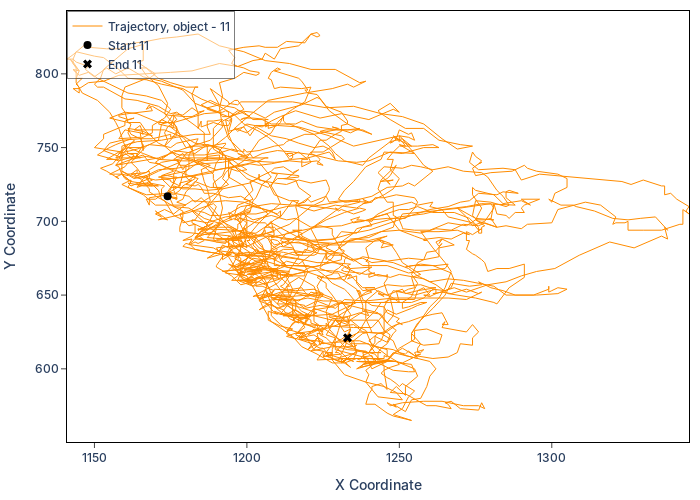

Notebook code cell kept with this figure:
### Code cell
fig = go.Figure()

fig.add_trace(go.Scatter(x=x_11, y=y_11, legendgroup='11', mode='lines', line=dict(color='DarkOrange', width=1), name='Trajectory, object - 11'))

fig.add_trace(go.Scatter(
    x=[x_11[0]], y=[y_11[0]],
    mode='markers',
    marker=dict(color='Black', size=8, symbol='circle'),
    name='Start 11',
    legendgroup='11',
    showlegend=True
))

# Добавляем конечную точку (последняя координата)
fig.add_trace(go.Scatter(
    x=[x_11[-1]], y=[y_11[-1]],
    mode='markers',
    marker=dict(color='Black', size=8, symbol='x'),
    name='End 11',
    legendgroup='11',
    showlegend=True
))

#fig.add_trace(go.Scatter(x=x_12, y=y_12, legendgroup='12', mode='lines', line=dict(color='Plum', width=1), name='Trajectory, object - 12'))

#fig.add_trace(go.Scatter(x=x_17, y=y_17, legendgroup='17', mode='lines', line=dict(color='YellowGreen', width=1), name='Trajectory, object - 17'))

fig.update_layout(
    legend=dict(
        x=0.00,
        y=1.00,
        xanchor='left',
        yanchor='top',
        bgcolor='rgba(255, 255, 255, 0.5)',
        bordercolor='Black',
        borderwidth=0.5
    )
)

fig.update_layout(
    font_family="Inter Medium",
    plot_bgcolor='white',
    showlegend=True,
    margin=dict(l=10, r=10, t=10, b=10),
    height=500, width=700
)

fig.update_xaxes(
    showgrid=False,
    mirror=True,
    ticks='outside',
    showline=True,
    linecolor='black',
    gridcolor='lightgrey',
)
fig.update_yaxes(
    showgrid=False,
    mirror=True,
    ticks='outside',
    showline=True,
    linecolor='black',
    gridcolor='lightgrey'
)

fig.update_xaxes(title_text="X Coordinate")
fig.update_yaxes(title_text="Y Coordinate")


fig.show()

### Figure 1 — Plotly figure (JSON) as saved in the notebook; plotly's stock layout.template omitted (floating-point values rounded to 4 significant figures; data arrays with more than 128 entries replaced by an {"elided": "..."} marker saying what was removed)
{"data": [{"legendgroup": "11", "line": {"color": "DarkOrange", "width": 1}, "mode": "lines", "name": "Trajectory, object - 11", "type": "scatter", "x": {"elided": "2750 int values"}, "y": {"elided": "2750 int values"}}, {"legendgroup": "11", "marker": {"color": "Black", "size": 8, "symbol": "circle"}, "mode": "markers", "name": "Start 11", "showlegend": true, "type": "scatter", "x": [1174], "y": [717]}, {"legendgroup": "11", "marker": {"color": "Black", "size": 8, "symbol": "x"}, "mode": "markers", "name": "End 11", "showlegend": true, "type": "scatter", "x": [1233], "y": [621]}], "layout": {"font": {"family": "Inter Medium"}, "height": 500, "legend": {"bgcolor": "rgba(255, 255, 255, 0.5)", "bordercolor": "Black", "borderwidth": 0.5, "x": 0, "xanchor": "left", "y": 1, "yanchor": "top"}, "margin": {"b": 10, "l": 10, "r": 10, "t": 10}, "plot_bgcolor": "white", "showlegend": true, "width": 700, "xaxis": {"gridcolor": "lightgrey", "linecolor": "black", "mirror": true, "showgrid": false, "showline": true, "ticks": "outside", "title": {"text": "X Coordinate"}}, "yaxis": {"gridcolor": "lightgrey", "linecolor": "black", "mirror": true, "showgrid": false, "showline": true, "ticks": "outside", "title": {"text": "Y Coordinate"}}}}
